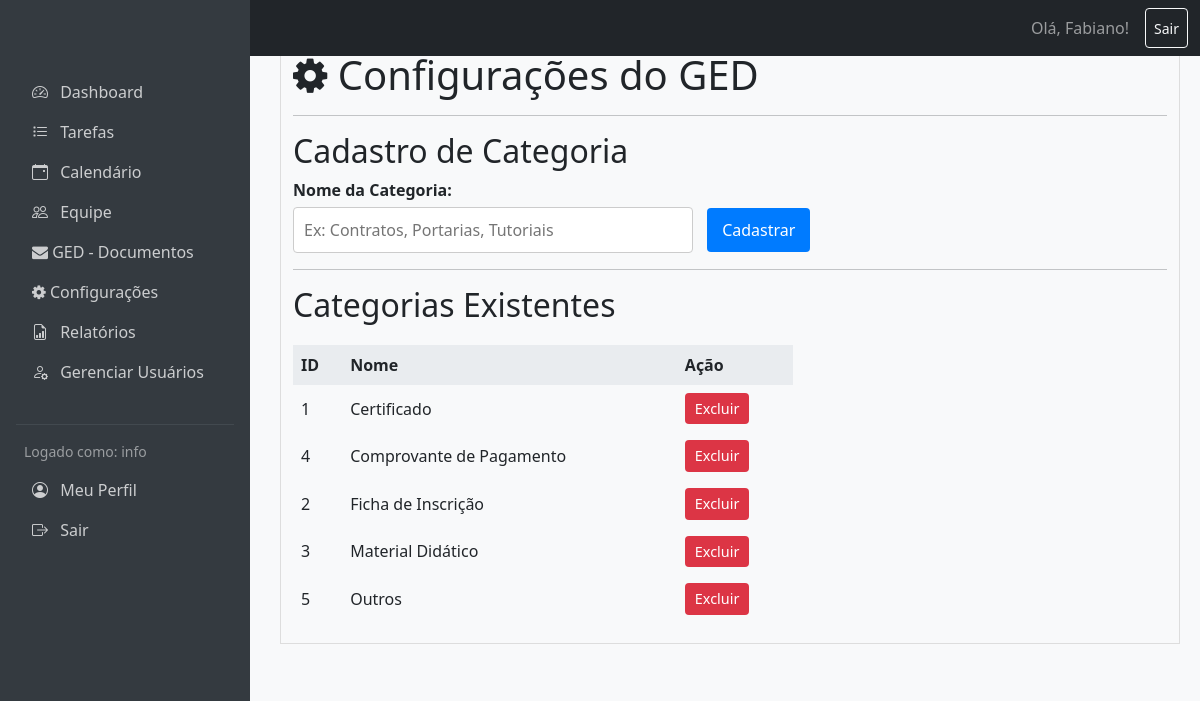
The app's page /configuracao.php (signed in) with its own data.
### tables this page shows
CREATE TABLE `categorias_ged` (
  `id` int(11) NOT NULL,
  `nome` varchar(100) NOT NULL
);

### configuracao.php (the view, shortened to what this page needs)
<?php
require_once('conexao.php');
$mensagem_status = '';
$categorias_list = [];
try {
    $stmt = $pdo->query("SELECT id, nome FROM categorias_ged ORDER BY nome ASC");
    $categorias_list = $stmt->fetchAll(PDO::FETCH_ASSOC);
} catch (\PDOException $e) {
    $mensagem_status .= '<div class="alerta-erro">Erro ao carregar lista de categorias.</div>';
}
?>
<!DOCTYPE html>
<html lang="pt-br">
<head>
</head>
<body>
<?php
include('header.php');
?>
<div id="main-wrapper">
    <div id="sidebar-wrapper">
        <?php
        include('sidebar.php');
        ?>
    </div>
    <div id="content-wrapper">
        <div class="container">
            <h1><i class="fa fa-cog"></i> Configurações do GED</h1>
            <hr>
            <h2>Cadastro de Categoria</h2>
            <form method="POST">
                <div class="form-group">
                    <label for="nova_categoria">Nome da Categoria:</label>
                    <input type="text" name="nova_categoria" id="nova_categoria" required placeholder="Ex: Contratos, Portarias, Tutoriais">
                    <button type="submit">Cadastrar</button>
                </div>
            </form>
            <hr>
            <h2>Categorias Existentes</h2>
            <table>
                <thead>
                    <tr>
                        <th>ID</th>
                        <th>Nome</th>
                        <th>Ação</th> </tr>
                </thead>
                <tbody>
                    <?php
                    if (count($categorias_list) > 0) {
                        foreach($categorias_list as $cat) {
                            echo "<tr>";
                            echo "<td>{$cat['id']}</td>";
                            echo "<td>" . htmlspecialchars($cat['nome']) . "</td>";
                            echo "<td>
                                <form method='POST' onsubmit='return confirmarExclusao(\"" . addslashes($cat['nome']) . "\");'>
                                    <input type='hidden' name='excluir_id' value='{$cat['id']}'>
                                    <button type='submit' class='btn-excluir'>Excluir</button>
                                </form>
                            </td>";
                            echo "</tr>";
                        }
                    } else {
                        echo "<tr><td colspan='3'>Nenhuma categoria cadastrada.</td></tr>";
                    }
                    ?>
                </tbody>
            </table>
        </div>
    </div>
</div>
</body>
</html>

### configuracao.php (style rules this page uses)
.container { width: 90%; max-width: 1200px; margin: 20px auto; padding: 20px; border: 1px solid #ddd; }
.form-group label { display: block; margin-bottom: 5px; font-weight: bold; }
.form-group input[type="text"] { width: 100%; max-width: 400px; padding: 10px; box-sizing: border-box; border: 1px solid #ccc; border-radius: 4px; display: inline-block; }
.form-group button { padding: 10px 15px; background-color: #007bff; color: white; border: none; border-radius: 4px; cursor: pointer; margin-left: 10px; }
table { width: 500px; border-collapse: collapse; margin-top: 20px; }
th, td { padding: 8px; text-align: left; border: 1px solid #ddd; }
th { background-color: #e9ecef; }
.btn-excluir { background-color: #dc3545; color: white; border: none; padding: 5px 10px; border-radius: 4px; cursor: pointer; font-size: 0.9em; }
#main-wrapper { overflow: auto; width: 100%; }
#sidebar-wrapper { float: left; width: 250px; }
#content-wrapper { margin-left: 260px; padding: 10px 20px; }

### header.php (style rules this page uses)
:root { --sidebar-width: 250px; }
body { background-color: #f8f9fa; }

### records on screen
categorias_ged: id "1", nome "Certificado"
categorias_ged: id "4", nome "Comprovante de Pagamento"
categorias_ged: id "2", nome "Ficha de Inscrição"
categorias_ged: id "3", nome "Material Didático"
categorias_ged: id "5", nome "Outros"

### other values on screen
$usuario_logado "info"
